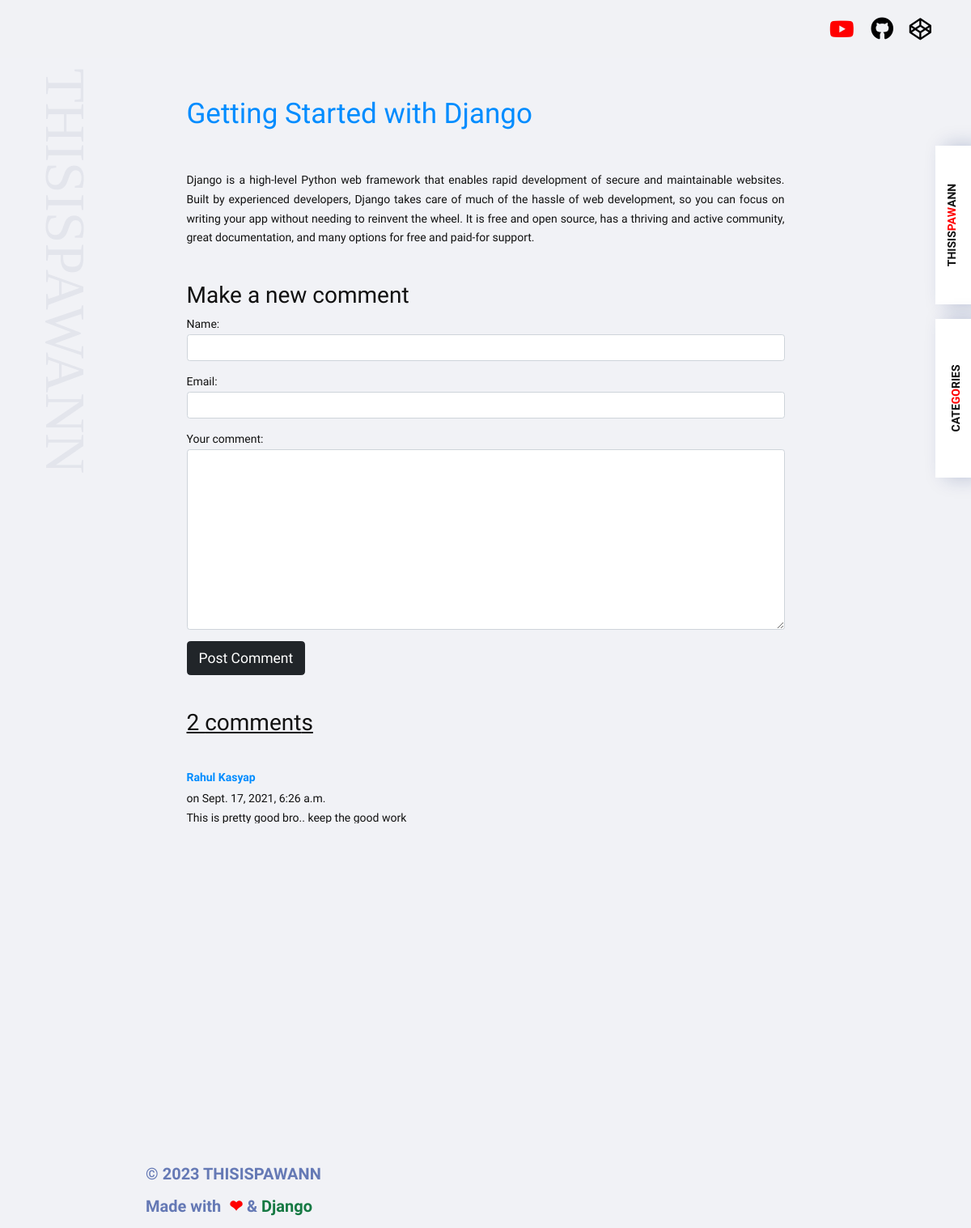
Page /Getting-Started-with-Django/ on the earlier database version.
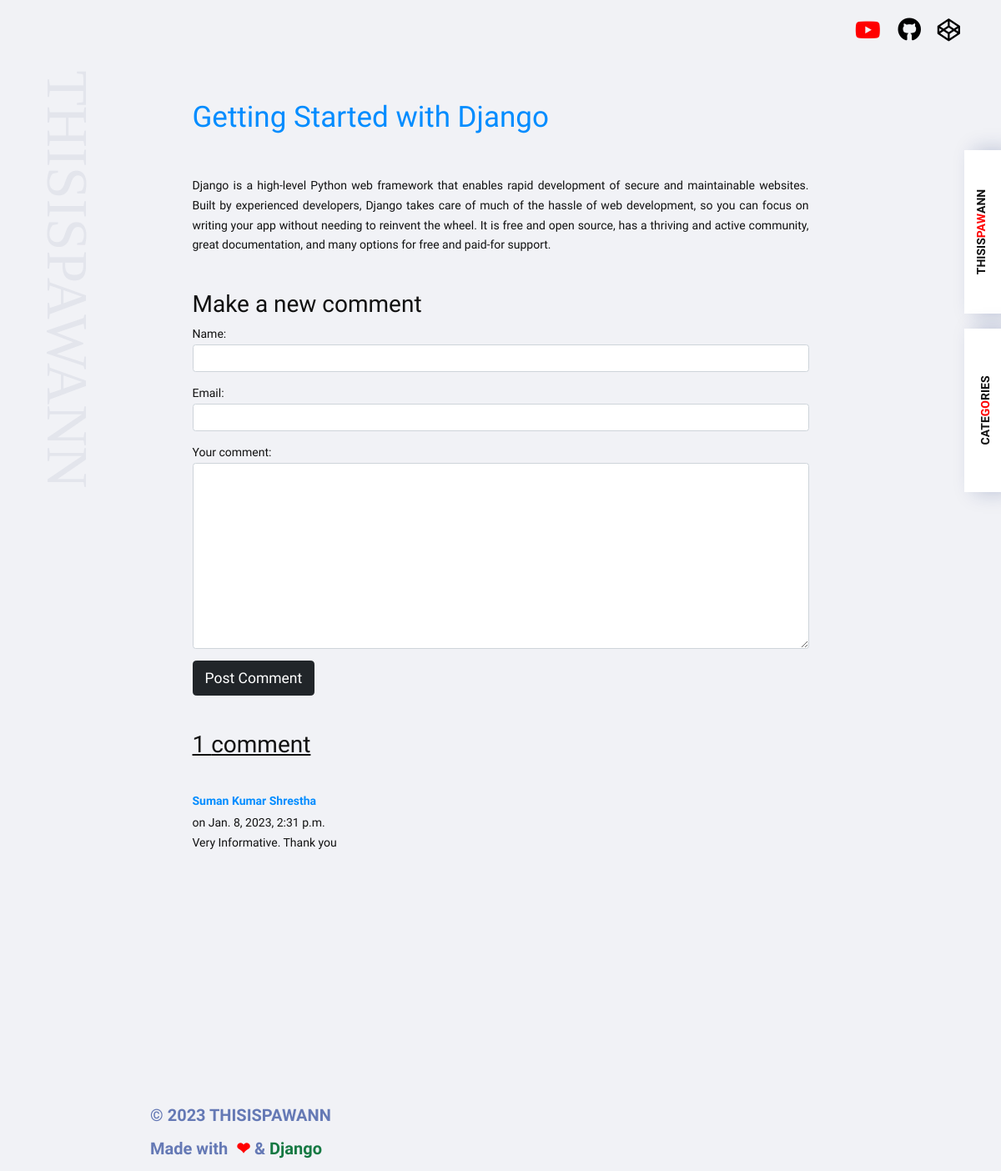
Same page on the later database version.
### posts/models.py (models this page shows, shortened)
class Post(models.Model):
    class NewManager(models.Manager):
        def get_queryset(self):
            return super().get_queryset() .filter(status='published')
    options = (
        ('draft', 'Draft'),
        ('published', 'Published'),
    )
    title = models.CharField(max_length=255)
    category = models.ForeignKey(Category, on_delete=models.PROTECT, default=1)
    slug = models.SlugField(max_length=255, unique_for_date='publish')
    publish = models.DateTimeField(auto_now_add=True)
    author = models.ForeignKey(User, on_delete=models.CASCADE, related_name='blog_posts')
    content = models.TextField(null=True, blank=True)
    status = models.CharField(max_length=255, choices=options, default='draft')
    objects = models.Manager() #default manager
    newmanager = NewManager() #custom manager
    class Meta:
        ordering = ('-publish',)

class Comment(models.Model):
    post = models.ForeignKey(Post, on_delete=models.CASCADE, related_name='comments')
    name = models.CharField(max_length=50)
    email = models.EmailField()
    your_comment = models.TextField()
    publish = models.DateTimeField(auto_now_add=True)
    status = models.BooleanField(default=True)
    class Meta:
        ordering = ('publish',)

### posts/views.py (the view)
# urls.py: path('<slug:post>/', PostDetail, name='PostDetail'),
def PostDetail(request, post):
    post = get_object_or_404(Post, slug=post, status='published')
    comments = post.comments.filter(status=True)
    user_comment = None
    if request.method == 'POST':
        comment_form = NewCommentForm(request.POST)
        if comment_form.is_valid():
            user_comment = comment_form.save(commit=False)
            user_comment.post = post
            user_comment.save()
            return HttpResponseRedirect("/" + post.slug)
    else:
        comment_form = NewCommentForm()
    return render(
        request,
        "post_detail.html",
        {
            "post": post,
            "comments": user_comment,
            "comments":comments,
            "comment_form" : comment_form,
        }
    )

### posts/forms.py
class NewCommentForm(forms.ModelForm):
    class Meta:
        model = Comment
        fields = ('name', 'email', 'your_comment')
        widgets = {
            'name': forms.TextInput(attrs={'class':'col-sm-12 form-control'}),
            'email': forms.EmailInput(attrs={'class':'col-sm-12 form-control'}),
            'your_comment': forms.Textarea(attrs={'class':'form-control'}),
        }

### posts/views.py (called while the page is built)
def category_list(request):
    category_list = Category.objects.exclude(name='default')
    context = {
        "category_list": category_list,
    }
    return context

### templates/post_detail.html (shortened to what this page needs)
{% extends 'base.html' %} {% load static %}
 {% block body %}
<nav class="menu" data-scroll-section-inview="">
  <div class="container">
    <div class="row justify-content-md-center">
      <div class="col-md-8">
        <div class="col-12" style="color:#008cff;">
          <h1>{{post.title}}</h1>
        </div>
        <div class="col-12 pt-5">
          <p>{{post.content|safe}}</p>
        </div>
         <div class="col-md-12">
        <h2 class="mt-5">Make a new comment</h2>
        <form method="post" id="myForm" class="mb-5">
          {{ comment_form.as_p}}
          <button type="submit" class="btn btn-dark btn-lg btn-block">Post Comment</button>
        </form>
        {% with comments.count as total_comments %}
        <h2 style="text-decoration:underline">
          {{ total_comments }} comment{{ total_comments|pluralize }}
        </h2>
        {% endwith %}
        {% for comment in comments %} <h6 class="mt-5" style="color:#008cff; font-weight:600">{{ comment.name }}</h6> on {{ comment.publish }}
        {{ comment.your_comment|linebreaks }}
        {% empty %}
        <p>There are no comments for this post.</p>
        {% endfor %}
      </div>
      </div>
    </div>
  </div>
</nav>
{% endblock%}

### templates/base.html (shortened to what this page needs)
{% load static %}
<!DOCTYPE html>
<html lang="en">
  <head>
    <link
      href="https://cdn.jsdelivr.net/npm/bootstrap@5.0.2/dist/css/bootstrap.min.css"
      rel="stylesheet"
    />
    <link
      rel="stylesheet"
      href="https://cdnjs.cloudflare.com/ajax/libs/font-awesome/5.15.4/css/all.min.css"
    />
    <link rel="stylesheet" href="{% static 'css/style.css' %}" />
  </head>
  <body>
    <main>
      <div class="logo-back">
        <svg
          xmlns="http://www.w3.org/2000/svg"
          height="646"
          viewBox="0 0 88 646"
          style="width: 65px"
        >
          <text
            id="THISISPAWANN"
            transform="translate(20) rotate(90)"
            fill="#adb2c6"
            font-size="94"
            font-family="Broadway"
          >
            <tspan x="0" y="0">THISISPAWANN</tspan>
          </text>
        </svg>
      </div>
      <a href="/" class="name_tag"> THISIS<b style="color: red">PAW</b>ANN </a>
      <div class="header">
        <div class="header__title-wrap">
          <div class="header__links">
            <a href="" target="_blank" class="header__link"
              ><i class="icons fab fa-youtube"></i
            ></a>
            <a href="#" class="icons fab fa-github"></a>
            <a href="#codepenlink" target="_blank" class="header__link"
              ><i class="icons fab fa-codepen"></i
            ></a>
          </div>
        </div>
      </div>
    </main>
    <a
      type="button"
      class="btn btn-primary category"
      data-bs-toggle="modal"
      data-bs-target="#exampleModal"
    >
      cate<b style="color: red">go</b>ries
    </a>
    {% block body %} {% endblock %}
    <h3 class="footer">
      © {% now "Y" %} THISISPAWANN<br />Made with&nbsp;
      <span class="heart" style="color: red">❤</span> &amp;&nbsp;<a
        href="https://docs.djangoproject.com"
        >Django</a
      >
    </h3>
  </body>
</html>

### static/css/style.css (style rules this page uses)
*, *::after, *::before { box-sizing: border-box; }
:root { font-size: 14px; }
body { margin: 0; --color-text: #111; --color-bg: #f1f2f6; --color-link: #000; --color-link-hover: #000; --color-menu: #2f3542; --color-menu-hover: #ffeba7; color: var(--color-text); background-color: var(--color-bg); --cursor-stroke: #102770; --cursor-fill: #102770; --cursor-stroke-width: 1px; -webkit-font-smoothing: antialiased; -moz-osx-font-smoothing: grayscale; font-family: 'Raleway', sans-serif; overflow-x: hidden; line-height: 1.7 !important; text-align: justify; }
.logo-back { position: fixed; top: 0; left: 3rem; z-index: 1; width: 100%; height: 100%; opacity: 0.2; pointer-events: none; background-size: auto 80%; background-position: 5% center; background-repeat: no-repeat; }
.name_tag { position: fixed; z-index: 2000; top: 9.7rem; right: 0; font-size: 14px; color: #121212; line-height: 40px; height: 44px; width: 14rem; text-align: center; font-family: 'Raleway', sans-serif; font-weight: 700; background-color: #fff; cursor: pointer; transform: rotate(-90deg); transform-origin: right bottom; box-shadow: 0 12px 25px 0 rgba(16, 39, 112,.25); transition: all 200ms linear; }
.header { top: 0; padding: 1rem 2.5rem; position: fixed; z-index: 1000; background: rgba(241,242,246,.9); width: 100%; z-index: 236; display: block; }
.header__links { position: relative; display: block; margin: 0; float: right; }
.header__links:after { content: ''; display: table; clear: both; }
.header__links a { position: relative; transition: all 0.2s linear; font-size: 27.2px; height: 44px; padding: 0 7px; letter-spacing: 0; font-weight: 700; display: -webkit-inline-flex; display: -ms-inline-flexbox; display: inline-flex; align-items: center; justify-content: center; text-align: center; border: none; float: left; }
.icons { margin-right: 7px; }
.fa-youtube:before { content: "\f167"; color: red; }
a { text-decoration: none; color: var(--color-link); outline: none; cursor: pointer; }
.footer { position: relative; padding-left: 3rem; color: #6579b5; line-height: 2; font-weight: 600; padding-top: 15vh; font-size: 20px; }
.footer a { color: #167943; transition: all 0.2s linear; }
.category { position: fixed; z-index: 2000; top: 25rem; right: 0; font-size: 14px; color: #121212; line-height: 40px; height: 44px; width: 14rem; text-align: center; text-transform: uppercase; font-family: 'Raleway', sans-serif; font-weight: 700; background-color: #fff; cursor: pointer; transform: rotate(-90deg); transform-origin: right bottom; box-shadow: 0 12px 25px 0 rgba(16, 39, 112,.25); transition: all 200ms linear; border: none !important; border-radius: 0; }
.menu { padding: 8rem 0 10vh 0; width: 90vw; position: relative; display: flex; flex-direction: column; -webkit-touch-callout: none; -webkit-user-select: none; -moz-user-select: none; -ms-user-select: none; user-select: none; counter-reset: menucounter; z-index: 2; }
@media screen and (min-width: 900px) { .menu { padding: 15vh 0 20vh 0; width: 100vw; } }
@media screen and (min-width: 900px) { .footer { padding-left: 15vw; justify-content: initial; width: 70vw; padding-top: 15vh; } }

Differences in the rows shown:
removed Comment: name "Rahul Kasyap", publish "Sept. 17, 2021, 6:26 a.m.", your_comment "This is pretty good bro.. keep the good work"
added Comment: name "Suman Kumar Shrestha", publish "Jan. 8, 2023, 2:31 p.m.", your_comment "Very Informative. Thank you"
Other differences:
{{ total_comments }}: "2" → "1"
